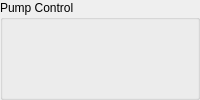
      <widget class="QGroupBox" name="groupBox_10">
       <property name="title">
        <string>Pump Control</string>
       </property>
       <layout class="QVBoxLayout" name="verticalLayout_11">
        <item>
         <widget class="Button" name="pump_reset_button">
          <property name="signal_path" stdset="0">
           <string>ParameterQuery;ManageDIO;DO4Command</string>
          </property>
          <property name="label_override" stdset="0">
           <string>Pump Reset</string>
          </property>
          <property name="label_visible" stdset="0">
           <bool>false</bool>
          </property>
          <property name="tx" stdset="0">
           <bool>true</bool>
          </property>
          <property name="on_value" stdset="0">
           <number>1</number>
          </property>
          <property name="off_value" stdset="0">
           <number>0</number>
          </property>
         </widget>
        </item>
        <item>
         <widget class="Button" name="pump_reset_controller_button">
          <property name="visible">
           <bool>false</bool>
          </property>
          <property name="signal_path" stdset="0">
           <string>ParameterQuery;ManageDIO;DO4Controller</string>
          </property>
          <property name="tx" stdset="0">
           <bool>true</bool>
          </property>
          <property name="on_value" stdset="0">
           <number>1</number>
          </property>
          <property name="off_value" stdset="0">
           <number>0</number>
          </property>
         </widget>
        </item>
        <item>
         <widget class="Led" name="led">
          <property name="signal_path" stdset="0">
           <string>StatusBits;DI4</string>
          </property>
          <property name="label_override" stdset="0">
           <string>Pump Running</string>
          </property>
          <property name="automatic_off_color" stdset="0">
           <bool>false</bool>
          </property>
          <property name="manual_off_color" stdset="0">
           <color>
            <red>192</red>
            <green>32</green>
            <blue>32</blue>
           </color>
          </property>
         </widget>
        </item>
        <item>
         <widget class="Led" name="led_2">
          <property name="signal_path" stdset="0">
           <string>StatusBits;DI3</string>
          </property>
          <property name="label_override" stdset="0">
           <string>Pump VFD Faulted</string>
          </property>
          <property name="automatic_off_color" stdset="0">
           <bool>false</bool>
          </property>
          <property name="on_color" stdset="0">
           <color>
            <red>192</red>
            <green>32</green>
            <blue>32</blue>
           </color>
          </property>
          <property name="manual_off_color" stdset="0">
           <color>
            <red>96</red>
            <green>96</green>
            <blue>96</blue>
           </color>
          </property>
         </widget>
        </item>
       </layout>
      </widget>
